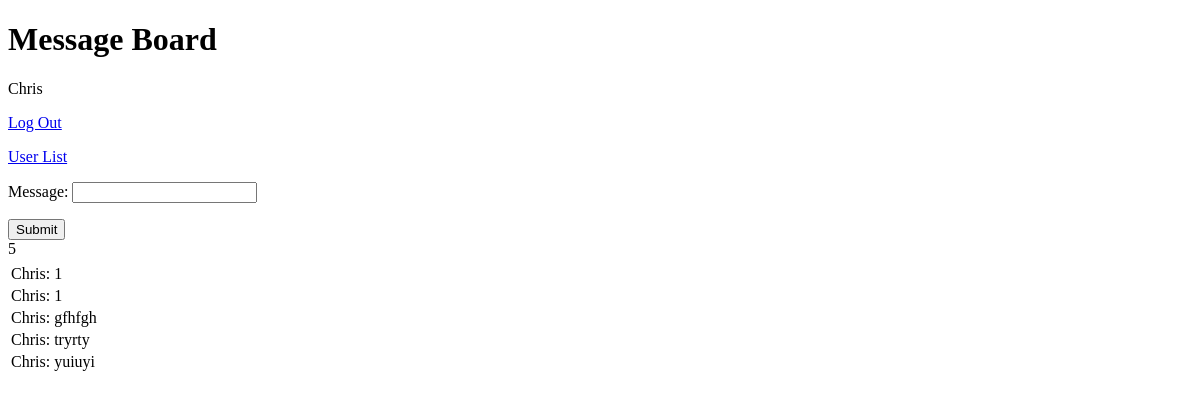
The page /i-just-wanna-post-a-message-to-my-guy/ (signed in) on the database as committed earlier.
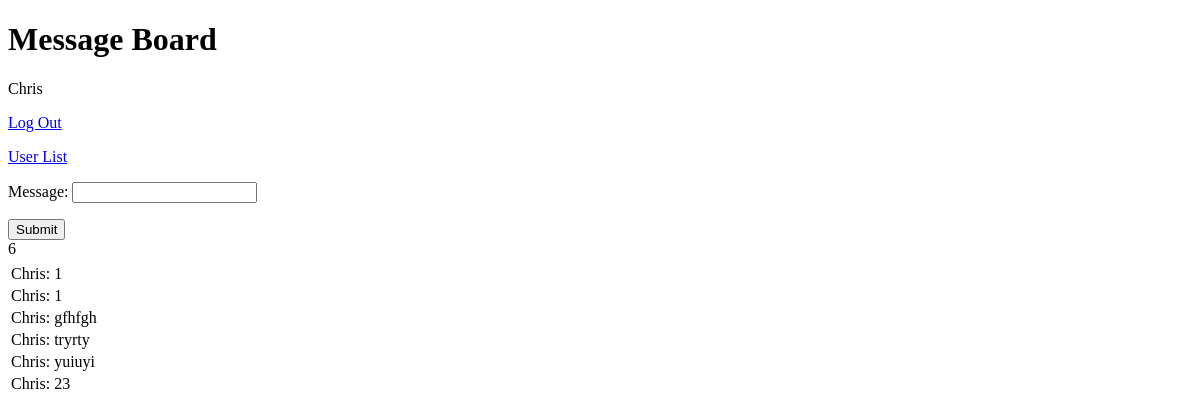
The same page on the database as committed later.
### MessageBoard/models.py (models this page shows, shortened)
class Message(models.Model):
    message = models.CharField(max_length=500)
    time = models.DateTimeField(auto_now_add=True)
    user = models.ForeignKey(User,on_delete=models.SET_NULL,null=True)

### MessageBoard/views.py (the view, shortened to what this page needs)
# urls.py: path('', views.MessageView.as_view(), name="messages"),
class MessageView(LoginRequiredMixin, CreateView):
    model = Message
    form_class = MessageForm
    template_name = 'MessageBoard/messages.html'
    success_url = reverse_lazy("messages")
    def get_context_data(self, **kwargs):
        message_count = len(Message.objects.all())
        if message_count >= 30:
          oldest = Message.objects.first()
          oldest.delete()
        context = super().get_context_data(**kwargs)
        context['messages']= Message.objects.all().reverse()
        context['current_user']=self.request.user
        context['count']=message_count
        return context

### MessageBoard/forms.py
class MessageForm(forms.ModelForm):
  class Meta:
    model = Message
    fields = ('message',)

### MessageBoard/templates/MessageBoard/messages.html (shortened to what this page needs)
<!DOCTYPE html>
<html>
<h1>Message Board</h1>
{{current_user}}
<p><a class="logout-button" href="{% url 'logout' %}">Log Out</a></p>
<p><a href="{% url 'users' %}">User List</a></p>
<form method = "post">
    {{ form.as_p }}
    <input type="Submit" value = "Submit"/>
</form>
{{count}}
<table>
    <th></th>
    <th></th>
    {% for message in messages %}
    <tr>
    <td>{{message.user}}: </td>
    <td><span title = "{{message.time}}">{{message.message}}</span></td>
    </tr>
{% endfor %}
</table>
</html>

Rows that differ between the two databases and show on the page:
added Message: user "Chris", message "23"
Other text that changed with them:
{{ count }}: "5" → "6"
